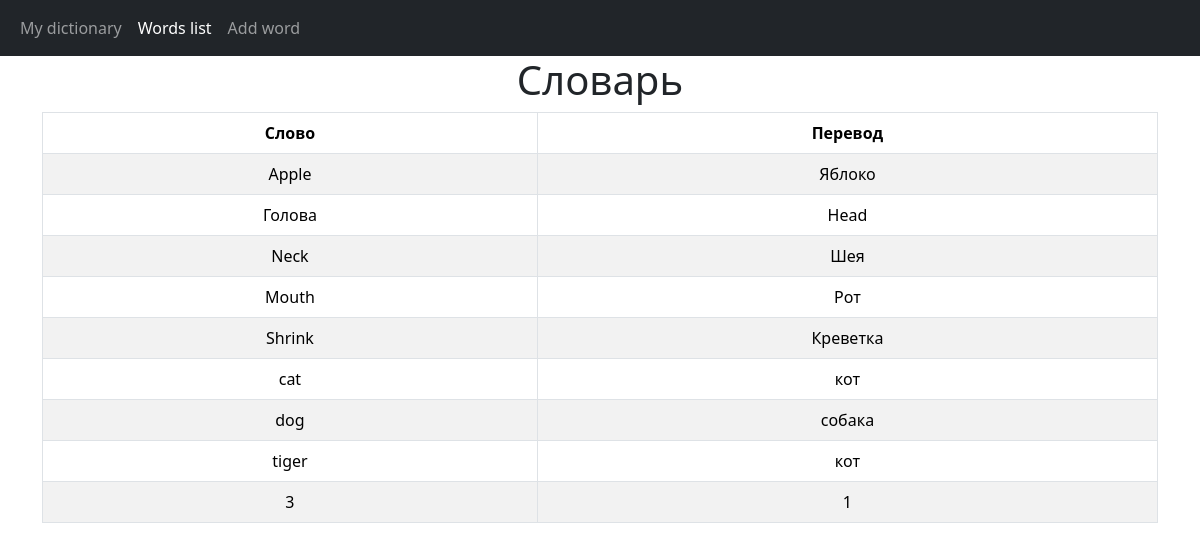
The app's page /words_list/ with its own data.
### dictApp/models.py (models this page shows, shortened)
class Word(models.Model):
    word = models.CharField(verbose_name="Word",max_length=255, unique=True, blank=False, null=False)
    translation = models.CharField(verbose_name="Translation",max_length=255, blank=False, null=False)

### dictApp/views.py (the view)
# urls.py: path('words_list/',words_list,name="words_list"),
def words_list(request):
    if request.method=="GET":
        words = Word.objects.all()
        context = {
            'Title': 'My dictionary',
            'active': 'Words list',
        }
        if words:
            context['words'] = words
        return render(request, 'words_list.html', context)

### templates/words_list.html
{% extends "nav.html" %}
{% block content %}
    <div class="container">
        <h1 class="text-center">Словарь</h1>
            <table class="table table-bordered table-striped text-center">
                <thead>
                    <tr>
                        <th>Слово</th>
                        <th>Перевод</th>
                    </tr>
                </thead>
                <tbody>
                    {% for word in words %}
                        <tr>
                            <td>{{ word.word }}</td>
                            <td>{{ word.translation }}</td>
                        </tr>
                    {% endfor %}
            </table>
        </div>
{% endblock %}

### templates/nav.html (shortened to what this page needs)
{% load static %}
<!DOCTYPE html>
<html lang="en">
<head>
    <link rel="stylesheet" href="{% static 'css/bootstrap.css' %}">
</head>
<body>
    <nav class="navbar navbar-expand navbar-dark bg-dark" style="width: 100%;">
        <div class="container-fluid">
          <div class="collapse navbar-collapse" id="navbarColor01">
            <ul class="navbar-nav">
              <li class="nav-item">
                <a class="nav-link {% if active == 'My dictionary'%}active{%endif%}" aria-current="page" href="{% url 'home' %}">My dictionary</a>
              </li>
              <li class="nav-item">
                <a class="nav-link {% if active == 'Words list'%}active{%endif%}" href="{% url 'words_list' %}">Words list</a>
              </li>
              <li class="nav-item">
                <a class="nav-link {% if active == 'Add word'%}active{%endif%}" href="{% url 'add_word' %}">Add word</a>
              </li>
            </ul>
          </div>
        </div>
      </nav>
      {%block content%}
      {%endblock%}
</body>
</html>

### records on screen
Word: word "Apple", translation "Яблоко"
Word: word "Голова", translation "Head"
Word: word "Neck", translation "Шея"
Word: word "Mouth", translation "Рот"
Word: word "Shrink", translation "Креветка"
Word: word "cat", translation "кот"
Word: word "dog", translation "собака"
Word: word "tiger", translation "кот"
Word: word "3", translation "1"
